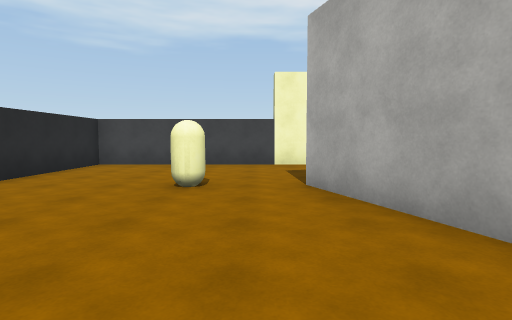
view 1 (above)

16 first-person views from a walk through a Unity game level. The camera is 1.4 m above the floor, tilts 4° down and sees 80° across. The floor is counted in squares, 2 m on a side. Each view is taken from the middle of a square. On the plan, view 1 faces up. The plan holds only what a view shows up to about 10 squares ahead; the rest is blank. The player is left out. Surface patterns are stand-ins for the level's own textures.

view 2
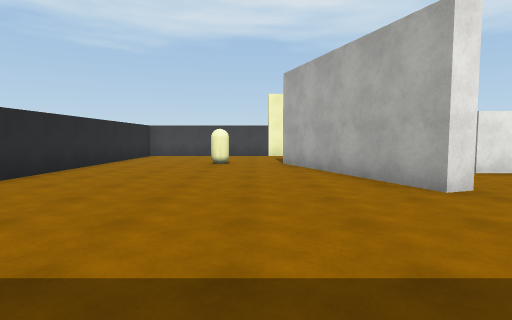

view 3
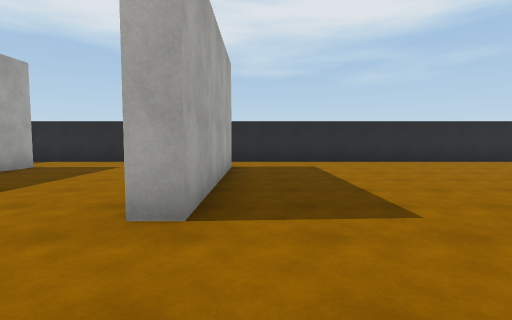

view 4
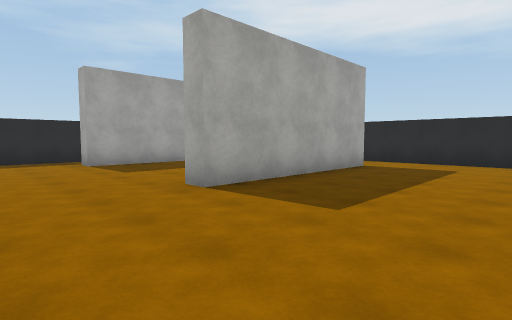

view 5
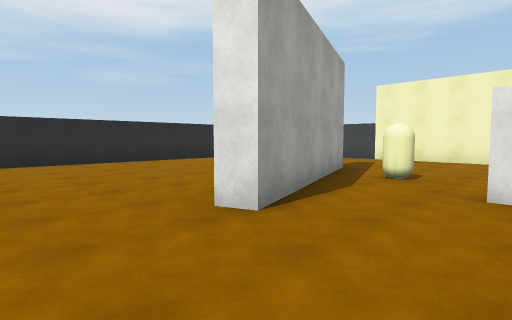

view 6
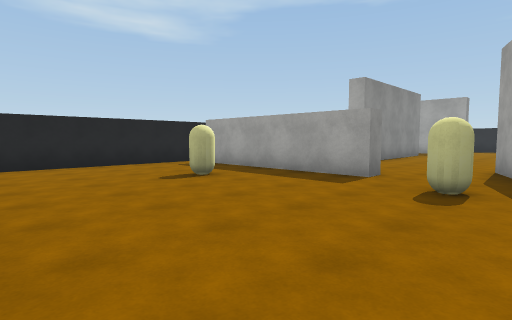

view 7
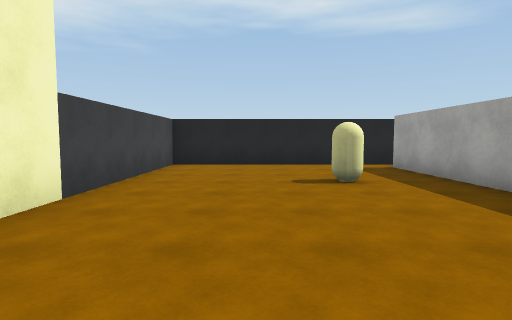

view 8
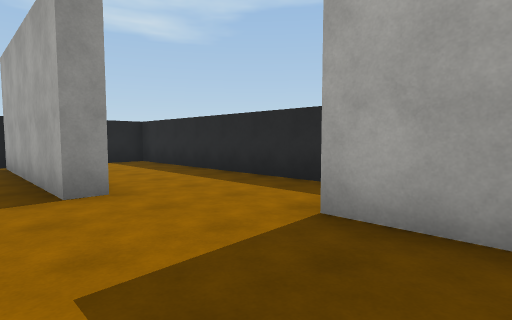

view 9
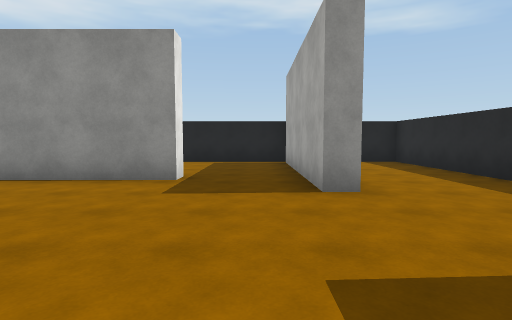

view 10
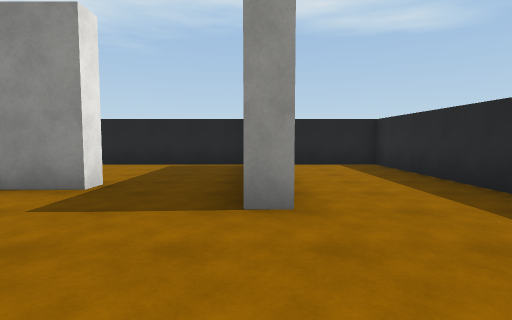

view 11
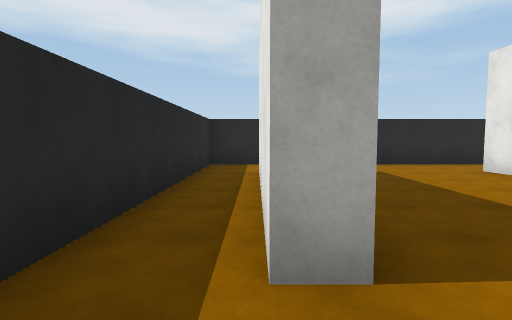

view 12
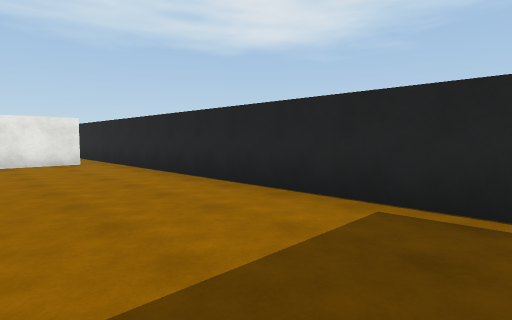

view 13
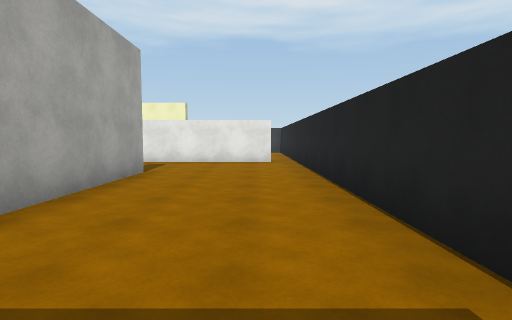

view 14
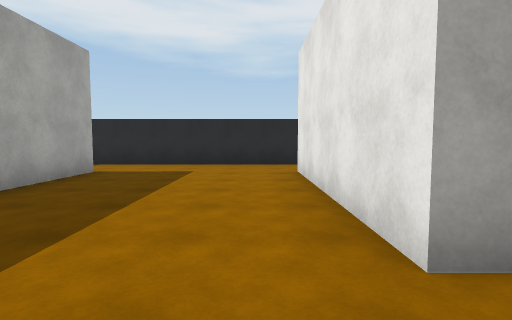

view 15
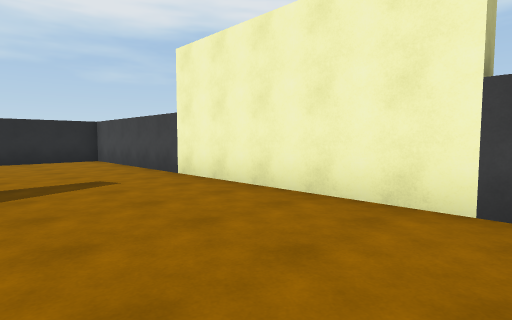

view 16
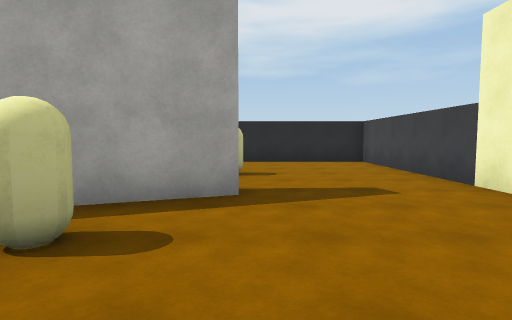

### Floor plan
Ten units are one square. View 1 is at (0, 0); x grows to the right and y downward. Boxes are objects, and circles mark ways between rooms. Rooms are numbered by the first view taken in them; rooms with no view inside come last. Other rooms are left out.
<svg viewBox="-47 -88 155 206">
<path fill="none" stroke="#000" d="M56 -21 44 -21 44 -26 95 -26M-26 46 24 46 24 51 -26 51M12 -49 29 -1 25 1 7 -47M61 57 61 19M50 85 50 79M103 -26 103 -83 -42 -83 -42 113 103 113 103 81M-25 94 24 94 24 99 -22 99M67 6 67 42M68 57 61 57M95 -21 56 -21M103 81 103 -26M50 79 100 79"/>
<rect x="-15" y="-55" width="10" height="10" fill="#bbb"><title>other object</title></rect>
<rect x="25" y="-45" width="10" height="10" fill="#bbb"><title>other object</title></rect>
<rect x="65" y="-55" width="10" height="10" fill="#bbb"><title>other object</title></rect>
<circle cx="100" cy="-20" r="3" fill="#2a7"/>
<circle cx="60" cy="-5" r="3" fill="#2a7"/>
<circle cx="60" cy="65" r="3" fill="#2a7"/>
<text x="20" y="10">1</text>
<text x="80" y="30">2</text>
</svg>
Room 1 opens to room 2.

Where each view was taken, in squares from view 1:
view 1: 0 up, 0 right, facing up
view 2: 4 down, 0 right, facing up
view 3: 4 down, 5 right, facing left
view 4: 1 down, 5 right, facing down-left
view 5: 2 down, 5 right, facing up-left
view 6: 8 up, 2 right, facing down-right
view 7: 6 up, 2 right, facing right
view 8: 7 down, 1 right, facing down-right
view 9: 7 down, 1 right, facing right
view 10: 8 down, 2 right, facing right
view 11: 10 down, 4 right, facing left
view 12: 7 down, 7 right, facing up-right
view 13: 7 down, 9 right, facing up
view 14: 6 down, 4 right, facing left
view 15: 5 up, 6 right, facing up-left
view 16: 5 up, 5 right, facing left
